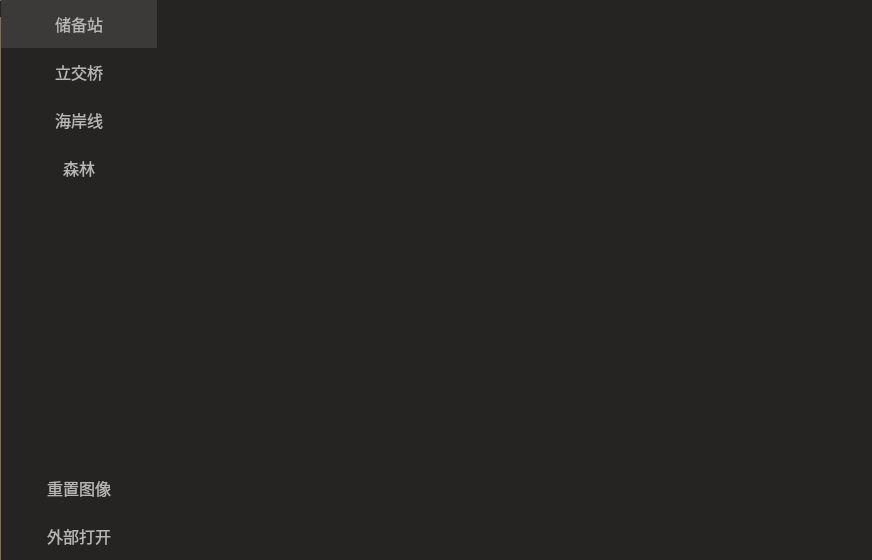
<?xml version="1.0" encoding="UTF-8"?>
<ui version="4.0">
 <class>Maps</class>
 <widget class="QWidget" name="Maps">
  <property name="geometry">
   <rect>
    <x>0</x>
    <y>0</y>
    <width>872</width>
    <height>560</height>
   </rect>
  </property>
  <property name="font">
   <font>
    <family>Arial</family>
   </font>
  </property>
  <property name="contextMenuPolicy">
   <enum>Qt::ActionsContextMenu</enum>
  </property>
  <property name="windowTitle">
   <string>Maps</string>
  </property>
  <property name="styleSheet">
   <string notr="true">QWidget{
	background-color:#252423;
}

QPushButton{
	font-family: &quot;Microsoft YaHei&quot;;
	font-size: 12pt;
	background-color:#252423;
	border-style: none;
	min-height: 48px;
	color: #B8B6B4;
}

QPushButton::hover{
	background-color: #323130;
}

QPushButton::pressed{
	background-color: #3B3A39;
}

QPushButton::checked{
	background-color: #3B3A39;
}

QLabel{
	background-color: #transparent;
}

QScrollArea{
	border: none;
}

QGraphicsView{
	border: none;
}

QGroupBox{
	border: none;
	border-left-style: solid;
	border-color: #7D7055;
	border-width: 1px;
}</string>
  </property>
  <layout class="QHBoxLayout" name="horizontalLayout">
   <property name="spacing">
    <number>0</number>
   </property>
   <property name="leftMargin">
    <number>0</number>
   </property>
   <property name="topMargin">
    <number>0</number>
   </property>
   <property name="rightMargin">
    <number>0</number>
   </property>
   <property name="bottomMargin">
    <number>0</number>
   </property>
   <item>
    <widget class="QGroupBox" name="groupBox">
     <property name="minimumSize">
      <size>
       <width>157</width>
       <height>0</height>
      </size>
     </property>
     <property name="maximumSize">
      <size>
       <width>156</width>
       <height>16777215</height>
      </size>
     </property>
     <property name="title">
      <string>GroupBox</string>
     </property>
     <layout class="QVBoxLayout" name="verticalLayout">
      <property name="spacing">
       <number>0</number>
      </property>
      <property name="leftMargin">
       <number>0</number>
      </property>
      <property name="topMargin">
       <number>0</number>
      </property>
      <property name="rightMargin">
       <number>0</number>
      </property>
      <property name="bottomMargin">
       <number>0</number>
      </property>
      <item>
       <widget class="QPushButton" name="reserve">
        <property name="text">
         <string>储备站</string>
        </property>
        <property name="checkable">
         <bool>true</bool>
        </property>
        <property name="checked">
         <bool>true</bool>
        </property>
        <property name="autoExclusive">
         <bool>true</bool>
        </property>
       </widget>
      </item>
      <item>
       <widget class="QPushButton" name="interchange">
        <property name="font">
         <font>
          <family>Microsoft YaHei</family>
          <pointsize>12</pointsize>
         </font>
        </property>
        <property name="text">
         <string>立交桥</string>
        </property>
        <property name="checkable">
         <bool>true</bool>
        </property>
        <property name="autoExclusive">
         <bool>true</bool>
        </property>
       </widget>
      </item>
      <item>
       <widget class="QPushButton" name="shoreline">
        <property name="text">
         <string>海岸线</string>
        </property>
        <property name="checkable">
         <bool>true</bool>
        </property>
        <property name="autoExclusive">
         <bool>true</bool>
        </property>
       </widget>
      </item>
      <item>
       <widget class="QPushButton" name="forest">
        <property name="font">
         <font>
          <family>Microsoft YaHei</family>
          <pointsize>12</pointsize>
         </font>
        </property>
        <property name="text">
         <string>森林</string>
        </property>
        <property name="checkable">
         <bool>true</bool>
        </property>
        <property name="checked">
         <bool>false</bool>
        </property>
        <property name="autoExclusive">
         <bool>true</bool>
        </property>
       </widget>
      </item>
      <item>
       <widget class="QLabel" name="slider">
        <property name="enabled">
         <bool>true</bool>
        </property>
        <property name="maximumSize">
         <size>
          <width>3</width>
          <height>48</height>
         </size>
        </property>
        <property name="frameShape">
         <enum>QFrame::NoFrame</enum>
        </property>
        <property name="text">
         <string/>
        </property>
        <property name="pixmap">
         <pixmap resource="TarHelperMain.qrc">:/icons/slider</pixmap>
        </property>
        <property name="alignment">
         <set>Qt::AlignHCenter|Qt::AlignTop</set>
        </property>
       </widget>
      </item>
      <item>
       <spacer name="verticalSpacer">
        <property name="orientation">
         <enum>Qt::Vertical</enum>
        </property>
        <property name="sizeHint" stdset="0">
         <size>
          <width>20</width>
          <height>40</height>
         </size>
        </property>
       </spacer>
      </item>
      <item>
       <widget class="QPushButton" name="reset">
        <property name="toolTip">
         <string>&lt;html&gt;&lt;head/&gt;&lt;body&gt;&lt;p&gt;当您对外部图像做出更改，使用该工具重置图像&lt;/p&gt;&lt;/body&gt;&lt;/html&gt;</string>
        </property>
        <property name="text">
         <string>重置图像</string>
        </property>
        <property name="icon">
         <iconset resource="TarHelperMain.qrc">
          <normaloff>:/icons/reset</normaloff>:/icons/reset</iconset>
        </property>
        <property name="iconSize">
         <size>
          <width>28</width>
          <height>28</height>
         </size>
        </property>
       </widget>
      </item>
      <item>
       <widget class="QPushButton" name="openOutside">
        <property name="toolTip">
         <string>&lt;html&gt;&lt;head/&gt;&lt;body&gt;&lt;p&gt;通过自带的图片查看器来查看地图&lt;/p&gt;&lt;/body&gt;&lt;/html&gt;</string>
        </property>
        <property name="text">
         <string>外部打开</string>
        </property>
        <property name="icon">
         <iconset resource="TarHelperMain.qrc">
          <normaloff>:/icons/openOutside</normaloff>:/icons/openOutside</iconset>
        </property>
        <property name="iconSize">
         <size>
          <width>28</width>
          <height>28</height>
         </size>
        </property>
       </widget>
      </item>
     </layout>
    </widget>
   </item>
   <item>
    <widget class="QGraphicsView" name="mapArea">
     <property name="verticalScrollBarPolicy">
      <enum>Qt::ScrollBarAlwaysOff</enum>
     </property>
     <property name="horizontalScrollBarPolicy">
      <enum>Qt::ScrollBarAlwaysOff</enum>
     </property>
     <property name="dragMode">
      <enum>QGraphicsView::ScrollHandDrag</enum>
     </property>
    </widget>
   </item>
  </layout>
 </widget>
 <layoutdefault spacing="6" margin="11"/>
 <resources>
  <include location="TarHelperMain.qrc"/>
 </resources>
 <connections/>
</ui>
